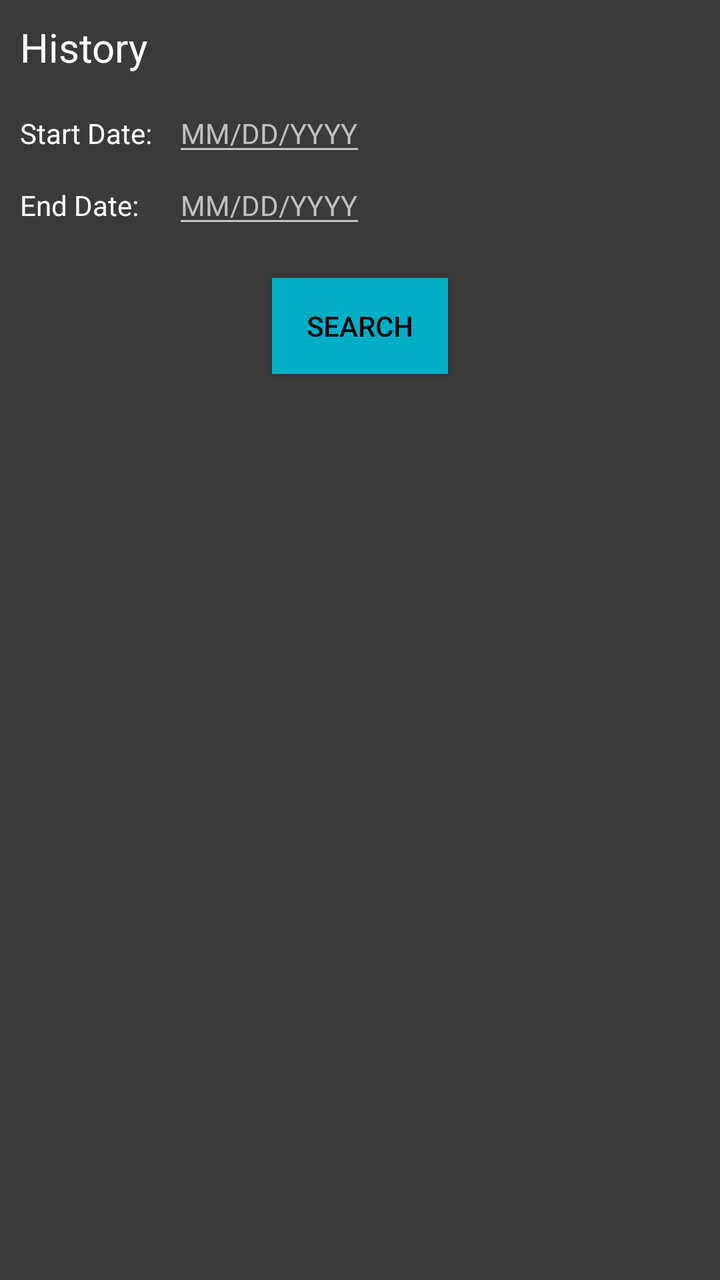
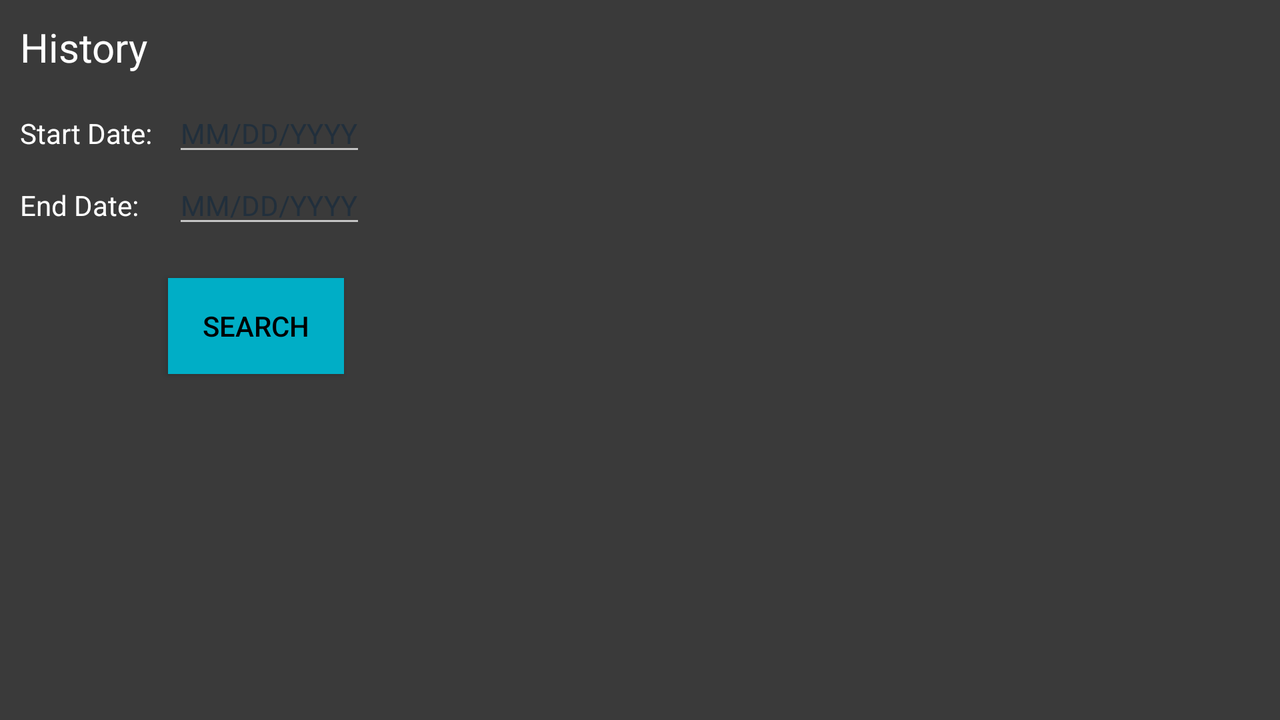

First picture: res/layout/ on a phone held upright. Second picture: the repository's own variant of that layout, on a device whose configuration matches the variant's folder. Source for both follows.
<!-- AndroidManifest.xml: application theme Theme.AppCompat.NoActionBar -->
<!-- res/layout/fragment_exercise_history.xml -->
<?xml version="1.0" encoding="utf-8"?>
<androidx.constraintlayout.widget.ConstraintLayout xmlns:android="http://schemas.android.com/apk/res/android"
    xmlns:app="http://schemas.android.com/apk/res-auto"
    android:layout_width="match_parent"
    android:layout_height="match_parent"
    android:background="@color/colorBodyDark"
    android:clickable="true"
    android:focusable="true">

    <TextView
        android:id="@+id/title"
        android:layout_width="0dp"
        android:layout_height="wrap_content"
        android:layout_marginBottom="@dimen/default_margin"
        android:gravity="start"
        android:padding="@dimen/default_margin"
        android:text="@string/history_title"
        android:textColor="@android:color/white"
        android:textSize="20sp"
        app:layout_constraintEnd_toEndOf="parent"
        app:layout_constraintStart_toStartOf="parent"
        app:layout_constraintTop_toTopOf="parent" />


    <TextView
        android:id="@+id/startLabel"
        android:layout_width="wrap_content"
        android:layout_height="wrap_content"
        android:layout_marginStart="10dp"
        android:layout_marginTop="@dimen/default_margin"
        android:textSize="14sp"
        android:text="@string/start_label"
        android:textColor="@android:color/white"
        app:layout_constraintStart_toStartOf="parent"
        app:layout_constraintTop_toBottomOf="@+id/title" />

    <EditText
        android:id="@+id/startEditText"
        android:layout_width="0dp"
        android:layout_height="wrap_content"
        android:layout_marginStart="@dimen/default_margin"
        android:layout_marginEnd="@dimen/default_margin"
        android:gravity="start"
        android:hint="@string/date_hint"
        android:inputType="date"
        android:textColor="@android:color/white"
        android:textColorHint="@color/hint_text"
        android:textSize="14sp"
        app:layout_constraintStart_toEndOf="@+id/startLabel"
        app:layout_constraintTop_toBottomOf="@+id/title" />

    <ImageButton
        android:id="@+id/startDateButton"
        style="@style/buttonIcon"
        android:layout_width="wrap_content"
        android:layout_height="0dp"
        android:layout_marginEnd="@dimen/default_margin"
        android:contentDescription="@string/start_date_description"
        app:layout_constraintEnd_toEndOf="parent"
        app:layout_constraintTop_toBottomOf="@+id/title"
        app:layout_constraintBottom_toBottomOf="@id/startEditText"
        app:srcCompat="@drawable/ic_date_range_24px" />

    <TextView
        android:layout_width="wrap_content"
        android:layout_height="wrap_content"
        android:layout_marginStart="10dp"
        android:layout_marginTop="@dimen/default_margin"
        android:textSize="14sp"
        android:text="@string/end_label"
        android:textColor="@android:color/white"
        app:layout_constraintStart_toStartOf="parent"
        app:layout_constraintTop_toBottomOf="@+id/startEditText" />

    <EditText
        android:id="@+id/endEditText"
        android:layout_width="0dp"
        android:layout_height="wrap_content"
        android:layout_marginEnd="@dimen/default_margin"
        android:gravity="start"
        android:hint="@string/date_hint"
        android:inputType="date"
        android:textColor="@android:color/white"
        android:textColorHint="@color/hint_text"
        android:textSize="14sp"
        app:layout_constraintStart_toStartOf="@+id/startEditText"
        app:layout_constraintTop_toBottomOf="@+id/startEditText" />

    <ImageButton
        android:id="@+id/endDateButton"
        style="@style/buttonIcon"
        android:layout_width="wrap_content"
        android:layout_height="0dp"
        android:layout_marginEnd="@dimen/default_margin"
        android:contentDescription="@string/end_date_description"
        app:layout_constraintEnd_toEndOf="parent"
        app:layout_constraintTop_toBottomOf="@+id/startDateButton"
        app:layout_constraintBottom_toBottomOf="@id/endEditText"
        app:srcCompat="@drawable/ic_date_range_24px" />

    <Button
        android:id="@+id/search_button"
        android:layout_width="wrap_content"
        android:layout_height="wrap_content"
        android:layout_margin="20dp"
        android:background="@color/colorAccent"
        android:drawableStart="@drawable/ic_search_24px"
        android:padding="@dimen/default_margin"
        android:text="@string/search_history"
        android:textColor="@color/button_text"
        app:layout_constraintEnd_toEndOf="parent"
        app:layout_constraintHorizontal_bias="0.5"
        app:layout_constraintHorizontal_chainStyle="packed"
        app:layout_constraintStart_toStartOf="parent"
        app:layout_constraintTop_toBottomOf="@id/endEditText" />


    <Space
        android:id="@+id/space_vertical"
        android:layout_width="wrap_content"
        android:layout_height="20dp"
        android:orientation="vertical"
        app:layout_constraintStart_toStartOf="parent"
        app:layout_constraintTop_toBottomOf="@id/search_button" />


    <LinearLayout
        xmlns:tools="http://schemas.android.com/tools"
        android:orientation="vertical"
        android:background="@color/colorPrimaryDark"
        android:layout_width="match_parent"
        android:layout_height="wrap_content"
        app:layout_constraintTop_toBottomOf="@id/space_vertical"
        app:layout_constraintStart_toStartOf="parent"
        app:layout_constraintEnd_toEndOf="parent"
        tools:context=".Views.ExerciseActivity">

        <androidx.recyclerview.widget.RecyclerView
            android:id="@+id/recyclerViewHistoryList"
            android:layout_width="match_parent"
            android:layout_height="wrap_content"
            android:scrollbars="vertical" />

    </LinearLayout>

</androidx.constraintlayout.widget.ConstraintLayout>
<!-- resources referenced by this layout -->
<resources>
  <color name="button_text">#000000</color>
  <color name="colorAccent">#00aec6</color>
  <color name="colorBodyDark">#3a3a3a</color>
  <color name="colorPrimaryDark">#377b7b</color>
  <color name="hint_text">#c0c0c0</color>
  <dimen name="default_margin">10sp</dimen>
  <string name="date_hint" translatable="false">MM/DD/YYYY</string>
  <string name="end_date_description">Select End Date</string>
  <string name="end_label">End Date:</string>
  <string name="history_title">History</string>
  <string name="search_history">Search</string>
  <string name="start_date_description">Select start date</string>
  <string name="start_label">Start Date:</string>
  <style name="buttonIcon" parent="@style/Widget.AppCompat.Button.Borderless">
          <item name="android:adjustViewBounds">true</item>
          <item name="android:scaleType">fitXY</item>
          <item name="android:padding">0dp</item>
      </style>
</resources>
<!-- res/layout-land/fragment_exercise_history.xml (the author's variant of the layout above) -->
<!-- drawn on the phone turned sideways -->
<?xml version="1.0" encoding="utf-8"?>
<androidx.constraintlayout.widget.ConstraintLayout xmlns:android="http://schemas.android.com/apk/res/android"
    xmlns:app="http://schemas.android.com/apk/res-auto"
    android:layout_width="match_parent"
    android:layout_height="match_parent"
    android:background="@color/colorBodyDark"
    android:clickable="true"
    android:focusable="true">

    <androidx.constraintlayout.widget.Guideline
        android:id="@+id/guideline"
        android:layout_width="wrap_content"
        android:layout_height="wrap_content"
        android:orientation="vertical"
        app:layout_constraintGuide_percent="0.4"  />

    <TextView
        android:id="@+id/title"
        android:layout_width="0dp"
        android:layout_height="wrap_content"
        android:layout_marginBottom="@dimen/default_margin"
        android:gravity="start"
        android:padding="@dimen/default_margin"
        android:text="@string/history_title"
        android:textColor="@android:color/white"
        android:textSize="20sp"
        app:layout_constraintEnd_toEndOf="parent"
        app:layout_constraintStart_toStartOf="parent"
        app:layout_constraintTop_toTopOf="parent" />


    <TextView
        android:id="@+id/startLabel"
        android:layout_width="wrap_content"
        android:layout_height="wrap_content"
        android:layout_marginStart="10dp"
        android:layout_marginTop="@dimen/default_margin"
        android:textSize="14sp"
        android:text="@string/start_label"
        android:textColor="@android:color/white"
        app:layout_constraintStart_toStartOf="parent"
        app:layout_constraintTop_toBottomOf="@+id/title" />

    <EditText
        android:id="@+id/startEditText"
        android:layout_width="0dp"
        android:layout_height="wrap_content"
        android:layout_marginStart="@dimen/default_margin"
        android:layout_marginEnd="@dimen/default_margin"
        android:gravity="start"
        android:hint="@string/date_hint"
        android:inputType="date"
        android:textColor="@android:color/white"
        android:textColorHint="@color/type_text"
        android:textSize="14sp"
        app:layout_constraintStart_toEndOf="@+id/startLabel"
        app:layout_constraintTop_toBottomOf="@+id/title" />

    <ImageButton
        android:id="@+id/startDateButton"
        style="@style/buttonIcon"
        android:layout_width="wrap_content"
        android:layout_height="0dp"
        android:layout_marginEnd="@dimen/default_margin"
        android:contentDescription="@string/start_date_description"
        app:layout_constraintEnd_toEndOf="@id/guideline"
        app:layout_constraintTop_toBottomOf="@+id/title"
        app:layout_constraintBottom_toBottomOf="@id/startEditText"
        app:srcCompat="@drawable/ic_date_range_24px" />

    <TextView
        android:layout_width="wrap_content"
        android:layout_height="wrap_content"
        android:layout_marginStart="10dp"
        android:layout_marginTop="@dimen/default_margin"
        android:textSize="14sp"
        android:text="@string/end_label"
        android:textColor="@android:color/white"
        app:layout_constraintStart_toStartOf="parent"
        app:layout_constraintTop_toBottomOf="@+id/startEditText" />

    <EditText
        android:id="@+id/endEditText"
        android:layout_width="0dp"
        android:layout_height="wrap_content"
        android:layout_marginEnd="@dimen/default_margin"
        android:gravity="start"
        android:hint="@string/date_hint"
        android:inputType="date"
        android:textColor="@android:color/white"
        android:textColorHint="@color/type_text"
        android:textSize="14sp"
        app:layout_constraintStart_toStartOf="@+id/startEditText"
        app:layout_constraintTop_toBottomOf="@+id/startEditText" />

    <ImageButton
        android:id="@+id/endDateButton"
        style="@style/buttonIcon"
        android:layout_width="wrap_content"
        android:layout_height="0dp"
        android:layout_marginEnd="@dimen/default_margin"
        android:contentDescription="@string/end_date_description"
        app:layout_constraintTop_toBottomOf="@+id/startDateButton"
        app:layout_constraintBottom_toBottomOf="@id/endEditText"
        app:layout_constraintEnd_toEndOf="@id/guideline"
        app:srcCompat="@drawable/ic_date_range_24px" />

    <Button
        android:id="@+id/search_button"
        android:layout_width="wrap_content"
        android:layout_height="wrap_content"
        android:layout_margin="20dp"
        android:background="@color/colorAccent"
        android:drawableStart="@drawable/ic_search_24px"
        android:padding="@dimen/default_margin"
        android:text="@string/search_history"
        android:textColor="@color/button_text"
        app:layout_constraintEnd_toEndOf="@id/guideline"
        app:layout_constraintHorizontal_bias="0.5"
        app:layout_constraintHorizontal_chainStyle="packed"
        app:layout_constraintStart_toStartOf="parent"
        app:layout_constraintTop_toBottomOf="@id/endEditText" />


    <Space
        android:id="@+id/space_vertical"
        android:layout_width="wrap_content"
        android:layout_height="20dp"
        android:orientation="vertical"
        app:layout_constraintStart_toStartOf="parent"
        app:layout_constraintTop_toBottomOf="@id/endEditText"
        app:layout_constraintBottom_toTopOf="@id/search_button"/>


    <LinearLayout
        xmlns:tools="http://schemas.android.com/tools"
        android:orientation="vertical"
        android:background="@color/colorPrimaryDark"
        android:layout_width="0dp"
        android:layout_height="wrap_content"
        app:layout_constraintTop_toTopOf="parent"
        app:layout_constraintStart_toStartOf="@id/guideline"
        app:layout_constraintEnd_toEndOf="parent"
        tools:context=".Views.ExerciseActivity">

        <androidx.recyclerview.widget.RecyclerView
            android:id="@+id/recyclerViewHistoryList"
            android:layout_width="match_parent"
            android:layout_height="wrap_content"
            android:scrollbars="vertical" />

    </LinearLayout>

</androidx.constraintlayout.widget.ConstraintLayout>
<!-- resources referenced by the variant -->
<!-- as the phone turned sideways resolves them -->
<resources>
  <color name="button_text">#000000</color>
  <color name="colorAccent">#00aec6</color>
  <color name="colorBodyDark">#3a3a3a</color>
  <color name="colorPrimaryDark">#377b7b</color>
  <color name="type_text">#212F3C </color>
  <dimen name="default_margin">10sp</dimen>
  <string name="date_hint" translatable="false">MM/DD/YYYY</string>
  <string name="end_date_description">Select End Date</string>
  <string name="end_label">End Date:</string>
  <string name="history_title">History</string>
  <string name="search_history">Search</string>
  <string name="start_date_description">Select start date</string>
  <string name="start_label">Start Date:</string>
  <style name="buttonIcon" parent="@style/Widget.AppCompat.Button.Borderless">
          <item name="android:adjustViewBounds">true</item>
          <item name="android:scaleType">fitXY</item>
          <item name="android:padding">0dp</item>
      </style>
</resources>
